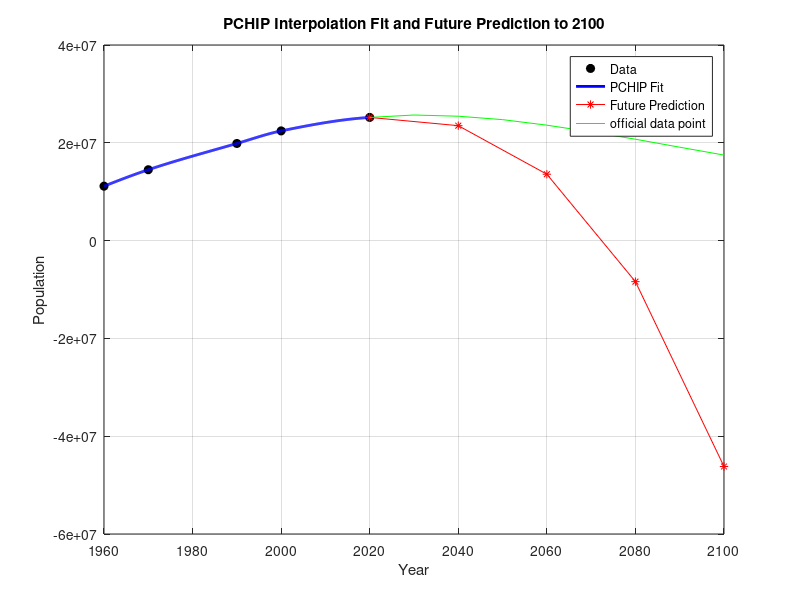

MATLAB code for this plot:
%Given 
x = [1960 1970 1990 2000 2020];
y = [11127017 14493242 19863008 22433862 25190961];

% 插值拟合：使用 'pchip' 插值方法
xq = linspace(min(x), max(x), 400); % 查询点
interpFit = interp1(x, y, xq, 'pchip');

% 预测未来数据：2020到2100年，每20年间隔
future_years = 2020:20:2100;
future_predictions = interp1(x, y, future_years, 'pchip', 'extrap');

% 绘制原始数据、拟合曲线和未来预测
figure;
plot(x, y, 'ko', 'MarkerFaceColor', 'k'); % 原始数据点
hold on;
plot(xq, interpFit, 'b-', 'LineWidth', 2); % 拟合曲线
plot(future_years, future_predictions, 'r*-'); % 预测值
xlabel('Year');
ylabel('Population');
title('PCHIP Interpolation Fit and Future Prediction to 2100');
grid on;
hold on;


% 输出未来预测值
disp('Future Predictions from 2020 to 2100:');
for i = 1:length(future_years)
    fprintf('Year %d: %d\n', future_years(i), round(future_predictions(i)));
end


%计算平方偏差
% 给定数据
x = [1960 1970 1990 2000 2020];
y = [11127017 14493242 19863008 22433862 25190961];

% 使用 'pchip' 插值进行模型拟合
interp_values = interp1(x, y, x, 'pchip');

% 计算总平方偏差
ssd = sum((y - interp_values).^2);

% 显示总平方偏差
disp(['Sum of Squared Deviations (SSD) for the interpolation model: ', num2str(ssd)]);

%%
years_2100=2020:10:2100;
population_2100=[25190961 25683112 25436579 24736617 23606927 22229696 20734133 19098762 17492412];
plot(years_2100,population_2100,'g')
legend('Data', 'PCHIP Fit', 'Future Prediction', 'official data point','Location', 'Best');